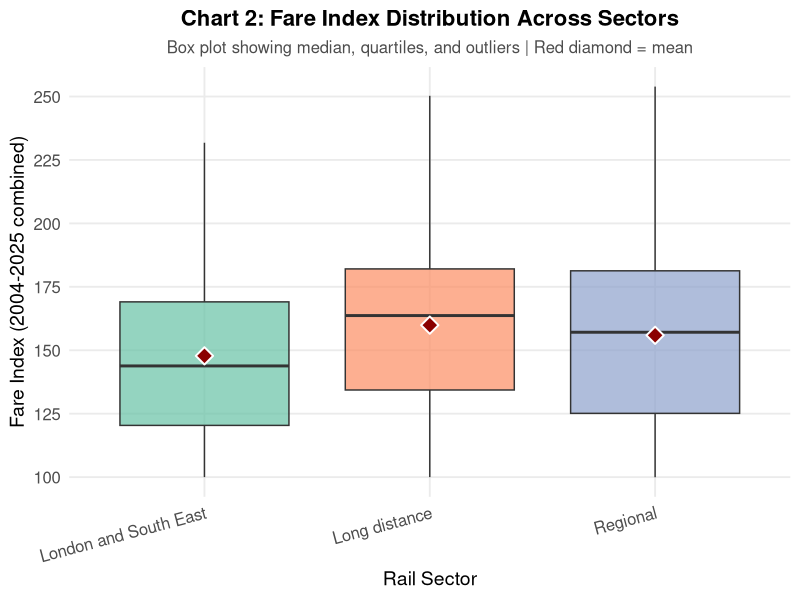
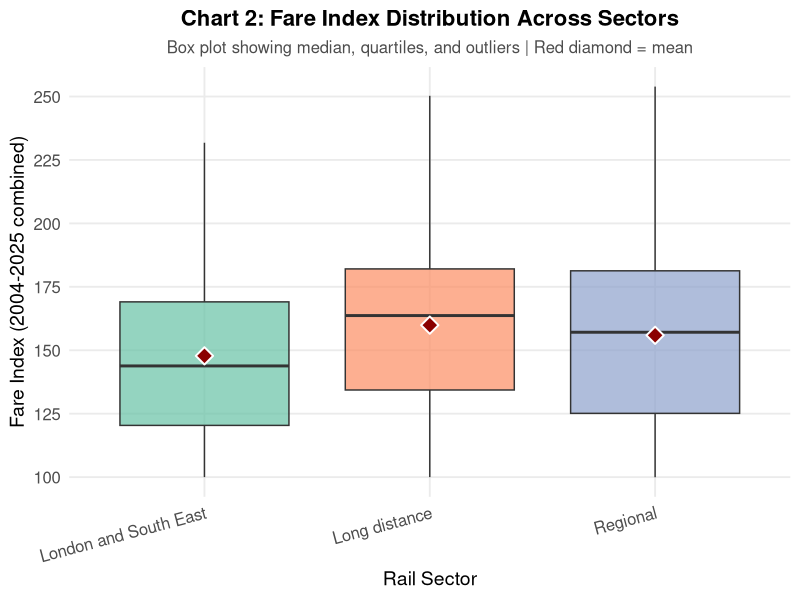

The R script that drew these images, in order:
# ==============================================================================
# IJC445 DATA VISUALISATION - CHART 2: BOX PLOT (Distribution by Sector)
# ==============================================================================
# Script: 02_chart2_boxplot_sector_distribution.R
# Purpose: Create box plot showing fare index distribution across sectors
# Chart Type: Box Plot (Statistical Distribution)
# Module: IJC445 Data Visualisation
# Date: January 2026
# ==============================================================================

# SETUP ------------------------------------------------------------------------

library(tidyverse)
library(RColorBrewer)

# LOAD AND TRANSFORM DATA ------------------------------------------------------

data_raw <- read_csv("data/7182_Change_by_ticket_type.csv", 
                     col_types = cols(.default = "c"),
                     show_col_types = FALSE)

rail_data <- data_raw %>%
  filter(!Sector %in% c("Retail Prices Index")) %>%
  filter(!str_detect(`Ticket type`, "Revenue per journey")) %>%
  select(Sector, `Ticket type`, `2004`:`2025 [note 1]`) %>%
  pivot_longer(
    cols = `2004`:`2025 [note 1]`,
    names_to = "Year",
    values_to = "Fare_Index"
  ) %>%
  mutate(
    Year = as.numeric(str_extract(Year, "\\d{4}")),
    Fare_Index = as.numeric(Fare_Index)
  ) %>%
  filter(!is.na(Fare_Index))

# CREATE CHART 2 ---------------------------------------------------------------


# Filter data for box plot
box_data <- rail_data %>%
  filter(Sector != "All operators") %>%
  filter(`Ticket type` != "All tickets")

# Create visualisation
chart2 <- ggplot(box_data, aes(x = Sector, y = Fare_Index, fill = Sector)) +
  geom_boxplot(alpha = 0.7, outlier.shape = 21, outlier.size = 2.5, 
               outlier.fill = "red", outlier.alpha = 0.6) +
  # Add mean as a diamond point
  stat_summary(fun = mean, geom = "point", shape = 23, size = 4, 
               fill = "darkred", colour = "white", stroke = 1) +
  # Colourblind-safe palette
  scale_fill_brewer(palette = "Set2") +
  scale_y_continuous(breaks = seq(100, 250, by = 25)) +
  labs(
    title = "Chart 2: Fare Index Distribution Across Sectors",
    subtitle = "Box plot showing median, quartiles, and outliers | Red diamond = mean",
    x = "Rail Sector",
    y = "Fare Index (2004-2025 combined)"
  ) +
  theme_minimal(base_size = 14) +
  theme(
    plot.title = element_text(face = "bold", size = 16, hjust = 0.5),
    plot.subtitle = element_text(size = 12, colour = "grey30", hjust = 0.5),
    legend.position = "none",
    panel.grid.minor = element_blank(),
    axis.text = element_text(size = 12),
    axis.text.x = element_text(angle = 15, hjust = 1)
  )

# Save chart
dir.create("visualisations/diverse", showWarnings = FALSE, recursive = TRUE)
ggsave("visualisations/diverse/chart2_boxplot_sector_distribution.png", 
       chart2, width = 10, height = 7, dpi = 300, bg = "white")

# Auto-display chart
print(chart2)


